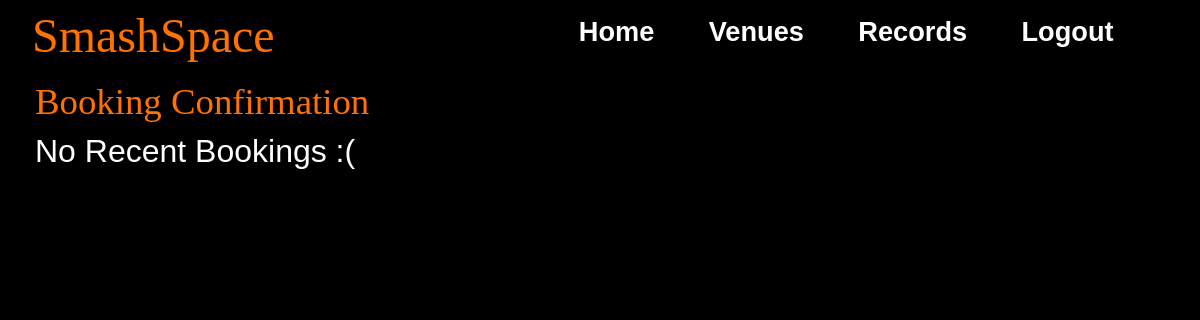
The page /records (signed in) on the database as committed earlier.
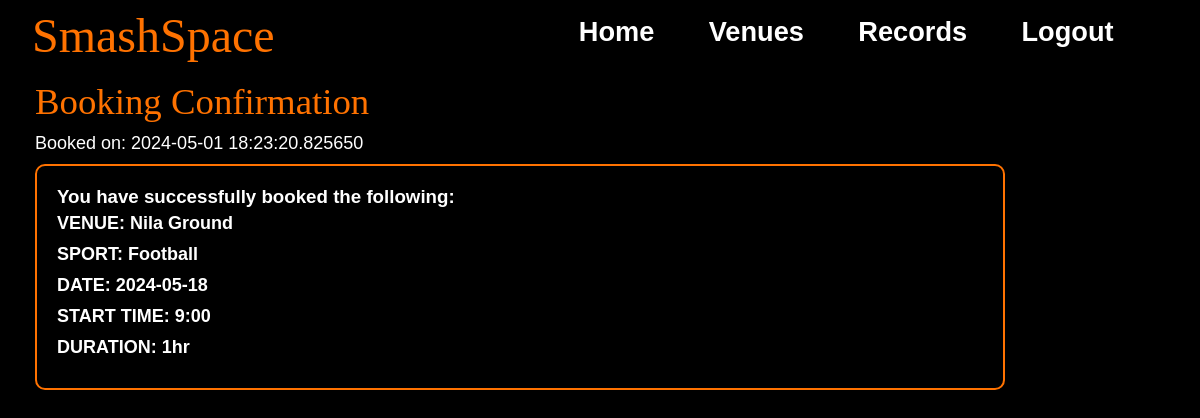
The same page on the database as committed later.
### models.py (models this page shows, shortened)
class BookingLog(db.Model):
    BookingID = db.Column(db.Integer, primary_key=True, autoincrement=True)
    UserID = db.Column(db.Integer, db.ForeignKey('user.UserID'), nullable=False)
    VenueID = db.Column(db.Integer, db.ForeignKey('venue.VenueID'), nullable=False)
    SportID = db.Column(db.Integer, db.ForeignKey('sport.SportID'), nullable=False)
    Slot = db.Column(db.String(10),nullable=False)
    Duration = db.Column(db.String(5),nullable=False)
    Date = db.Column(db.String(20), nullable=False)
    BookingTime = db.Column(db.DateTime, nullable=False, default=lambda: datetime.now(timezone("Asia/Kolkata")))
    User = db.relationship('User', backref='bookings', lazy=True)
    Venue = db.relationship('Venue', backref='bookings', lazy=True)
    Sport = db.relationship('Sport', backref='bookings', lazy=True)
    __table_args__ = (
        UniqueConstraint("UserID",'VenueID', 'SportID', 'Slot', 'Duration', 'Date'),
    )

class Venue(db.Model):
    VenueID = db.Column(db.Integer, primary_key=True, autoincrement = True)
    VenueName = db.Column(db.String(100), nullable=False)
    VenueAddress = db.Column(db.String(500), nullable=False)
    VenueImageURL = db.Column(db.String(200))
    FirstSlot = db.Column(db.Time, nullable = False)
    LastSlot = db.Column(db.Time, nullable = False)
    Sports = db.relationship('Sport', secondary='venue_sport', backref= db.backref('venues', lazy='dynamic'))
    VenueBlog = db.Column(db.String(2000))

class Sport(db.Model):
    SportID = db.Column(db.Integer, primary_key=True, autoincrement=True)
    SportName = db.Column(db.String(100), nullable=False, unique=True)
    SportImageURL= db.Column(db.String(200))

### app.py (the view)
@app.route("/records")
def record():
    logs = BookingLog.query.filter_by(UserID=current_user.get_id()).order_by(desc(BookingLog.BookingTime)).all()
    venues = []
    sports = []
    dates = []
    starts = []
    durations = []
    BookingTimes= []
    for log in logs:
        venue = Venue.query.get(log.VenueID)
        sport = Sport.query.get(log.SportID)
        venues.append(venue)
        sports.append(sport)
        dates.append(log.Date)
        starts.append(log.Slot)
        durations.append(log.Duration)
        BookingTimes.append(log.BookingTime)
    return render_template("Records.html", logs=logs, venues=venues, sports=sports, dates=dates, starts=starts, durations=durations, BookingTimes=BookingTimes)

### app.py (called while the page is built)
@login_manager.user_loader
def load_user(user_id):
    return User.query.get(int(user_id))

### models.py (called while the page is built)
    def get_id(self):
        return str(self.UserID)

### templates/Records.html (shortened to what this page needs)
{% extends 'Base.html' %}
{% block css %}
<link rel="stylesheet" href="/static/css/records.css">
{%endblock%}
{% block content %}
    <p style="color: #ff7200;font-family: fantasy;font-size: 2.3em;margin-bottom: 10px;" >Booking Confirmation</p>
    <ul  id = "UL">
        {%if logs == [] %}
            <p style="color:#fff;
            font-size: 2em;">No Recent Bookings :(</p>
        {%endif%}
        {% for log in logs %}
            <li id = "time">Booked on: {{ BookingTimes[loop.index0] }}</li>
            <div class = "box">
                    <h3 id = "yhs">You have successfully booked the following:</h3>
              <div id = "data">
                <li>VENUE: {{ venues[loop.index0].VenueName }}</li>
                <li>SPORT: {{ sports[loop.index0].SportName }}</li>
                <li>DATE: {{ dates[loop.index0] }}</li>
                <li>START TIME: {{ starts[loop.index0] }}</li>
                <li>DURATION: {{ durations[loop.index0] }}</li>
              </div>
            </div>
            <br>
        {% endfor %}
    </ul>
{%endblock%}

### templates/Base.html (shortened to what this page needs)
<!DOCTYPE html>
<html lang="en">
<head>
    <link rel="stylesheet" href="{{ url_for("static", filename="css/base.css") }}">
    {% block css %}{% endblock %}
</head>
<body>
    <div class="content-wrapper">
        <div id="main">
            <div id="navbar">
                <a id="logo" href="/home">SmashSpace</a>
                <div id="menu">
                    <a href="/home">Home</a>
                    <a href="/venues">Venues</a>
                    <a href="/records">Records</a>
                    {% if current_user.is_authenticated %}
                    <a href="/logout">Logout</a>
                    {% else %}
                    <a href="/">Login/Register</a>
                    {% endif %}
                </div>
            </div>
        </div>
    </div>
    {% block content %}{% endblock %}
</body>
</html>

### static/css/base.css (style rules this page uses)
* { margin: 0; padding: 0; text-decoration: none; box-sizing: border-box; transition: all 0.5s; }
body { background-color: black; max-width: 1000px; margin: 0 auto; }
#navbar { position: fixed; top: 0; left: 0; right:0; background-color: rgba(0, 0, 0, 0.8); height: 4em; display: flex; align-items: center; justify-content: space-between; padding: 0 2em; z-index: 1000; }
#logo { color: #ff7200; font-size: 3em; font-family: fantasy; margin-top: 0.14em; }
#menu { display: flex; }
#menu a, .dropmenu a { margin-right: 2em; font-size: 1.7em; color: #fff; font-family: 'Franklin Gothic Medium', 'Arial Narrow', Arial, sans-serif; font-weight: 550; transition: color 0.3s ease-in-out; }

### static/css/records.css (style rules this page uses)
body { font-family: Arial, sans-serif; margin: 0; padding: 0; color: #333; margin: 80px 0 0 35px; }
ul { list-style-type: none; }
li { margin-bottom: 10px; }
#time { margin-top: 7px; color: #fff; font-size: large; }
.box { border: 2px solid #ff7200; border-radius: 10px; padding: 20px; margin-top: 10px; margin-right: 30px; background-color: #000; color: #fff; box-shadow: 0 0 10px rgba(0, 0, 0, 0.1); }
#data { font-weight:700; font-family:'Trebuchet MS', 'Lucida Sans Unicode', 'Lucida Grande', 'Lucida Sans', Arial, sans-serif; font-size: large; }
#yhs { font-family: 'Lucida Sans', 'Lucida Sans Regular', 'Lucida Grande', 'Lucida Sans Unicode', Geneva, Verdana, sans-serif; margin-bottom: 5px; }

Rows that differ between the two databases and show on the page:
added BookingLog: BookingTime "2024-05-01 18:23:20.825650", Date "2024-05-18", Slot "9:00", Duration "1hr"
now on this page (row unchanged): Venue: VenueName "Nila Ground"
now on this page (row unchanged): Sport: SportName "Football"
Other text that changed with them:
text no longer shown: "No Recent Bookings :("
